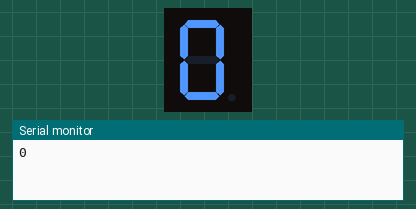
The sketch below on a simulated Arduino Uno, built with avr-gcc and run on an emulated ATmega328P. On the bench: 1-digit seven-segment display, the last lines printed to the serial monitor. Wiring (inferred from the names in the program): 1-digit 7-segment display, segments lit when HIGH: segments pin 2, pin 3, pin 4, pin 5, pin 6, pin 7, pin 8. The segment pins are drawn as the display they are named for.

Above: at 0.1 s.
At 3.1 s:
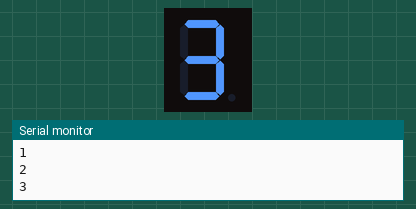
At 7.1 s:
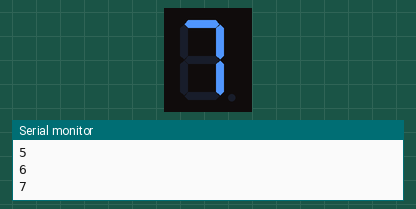
At 14.1 s:
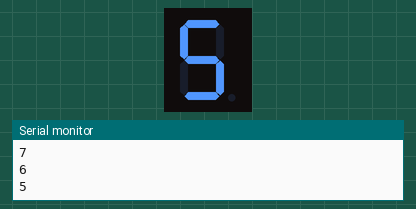
At 21.1 s:
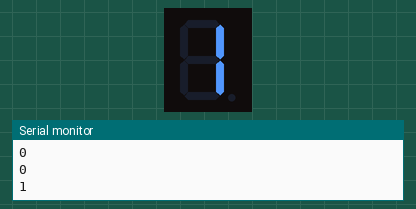
At 29.1 s:
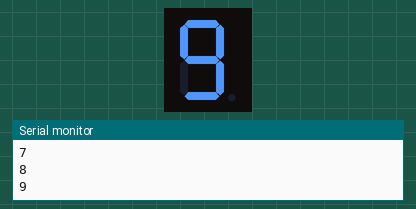

The sketch:

Practica01.ino
```cpp
const int A = 2;
const int B = 3;
const int C = 4;
const int D = 5;
const int E = 6;
const int F = 7;
const int G = 8;

const int N = 7;
const int SEGMENTOS[N] = {A,B,C,D,E,F,G};

/*CÁTODO COMÚN*/
const int DIGITOS[10][N] = {
/*0*/ {1,1,1,1,1,1,0},
/*1*/ {0,1,1,0,0,0,0},
/*2*/ {1,1,0,1,1,0,1},
/*3*/ {1,1,1,1,0,0,1},
/*4*/ {0,1,1,0,0,1,1},
/*5*/ {1,0,1,1,0,1,1},
/*6*/ {1,0,1,1,1,1,1},
/*7*/ {1,1,1,0,0,0,0},
/*8*/ {1,1,1,1,1,1,1},
/*9*/ {1,1,1,1,0,1,1}
};
const int OFF = LOW;

void setup()
{
  Serial.begin(9600);
  for (int i=0; i<N; i++){
    pinMode(SEGMENTOS[i], OUTPUT);
    digitalWrite(SEGMENTOS[i], OFF);//apagar
  }
}

void print(int d){
  for (int i=0; i<N; i++){
    digitalWrite(SEGMENTOS[i], DIGITOS[d][i]);
  }
}

void loop()
{
  for(int i=0; i<10; i++){
    print(i);
    Serial.println(i);
    delay(1000);// esperar 1000 milisegundos
  }

  for(int i=9; i>=0; i--){
    print(i);
    Serial.println(i);
    delay(1000);// esperar 1000 milisegundos
  }
}
```

Measured:
- what the display in image 1 shows lasts 1.0 s, from 3.0 s to 4.0 s
- what the display in image 5 shows lasts 2.0 s, from 29.0 s to 31.0 s
